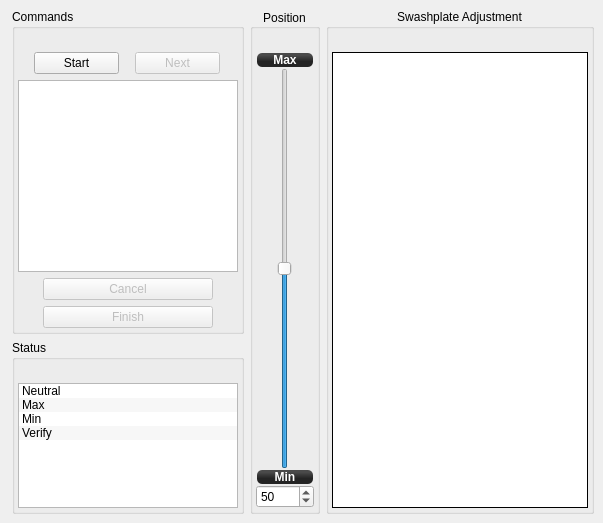
       <widget class="QWidget" name="SwashPlateLevel">
        <attribute name="title">
         <string>Swashplate Levelling</string>
        </attribute>
        <layout class="QGridLayout" name="gridLayout_8">
         <property name="margin">
          <number>9</number>
         </property>
         <property name="spacing">
          <number>6</number>
         </property>
         <item row="0" column="0">
          <layout class="QVBoxLayout" name="verticalLayout_8">
           <property name="leftMargin">
            <number>3</number>
           </property>
           <item>
            <widget class="QGroupBox" name="SwashLvlInstructionsBox">
             <property name="sizePolicy">
              <sizepolicy hsizetype="Fixed" vsizetype="Maximum">
               <horstretch>0</horstretch>
               <verstretch>0</verstretch>
              </sizepolicy>
             </property>
             <property name="minimumSize">
              <size>
               <width>228</width>
               <height>0</height>
              </size>
             </property>
             <property name="title">
              <string>Commands</string>
             </property>
             <layout class="QVBoxLayout" name="verticalLayout">
              <property name="margin">
               <number>3</number>
              </property>
              <item>
               <spacer name="verticalSpacer_16">
                <property name="orientation">
                 <enum>Qt::Vertical</enum>
                </property>
                <property name="sizeType">
                 <enum>QSizePolicy::Fixed</enum>
                </property>
                <property name="sizeHint" stdset="0">
                 <size>
                  <width>20</width>
                  <height>20</height>
                 </size>
                </property>
               </spacer>
              </item>
              <item>
               <layout class="QHBoxLayout" name="horizontalLayout_9">
                <property name="spacing">
                 <number>0</number>
                </property>
                <item>
                 <widget class="QPushButton" name="SwashLvlStartButton">
                  <property name="minimumSize">
                   <size>
                    <width>85</width>
                    <height>0</height>
                   </size>
                  </property>
                  <property name="maximumSize">
                   <size>
                    <width>85</width>
                    <height>16777215</height>
                   </size>
                  </property>
                  <property name="text">
                   <string>Start</string>
                  </property>
                 </widget>
                </item>
                <item>
                 <widget class="QPushButton" name="SwashLvlNextButton">
                  <property name="enabled">
                   <bool>false</bool>
                  </property>
                  <property name="minimumSize">
                   <size>
                    <width>85</width>
                    <height>0</height>
                   </size>
                  </property>
                  <property name="maximumSize">
                   <size>
                    <width>85</width>
                    <height>16777215</height>
                   </size>
                  </property>
                  <property name="text">
                   <string>Next</string>
                  </property>
                 </widget>
                </item>
               </layout>
              </item>
              <item>
               <widget class="QTextEdit" name="SwashLvlStepInstruction">
                <property name="minimumSize">
                 <size>
                  <width>0</width>
                  <height>150</height>
                 </size>
                </property>
                <property name="maximumSize">
                 <size>
                  <width>220</width>
                  <height>450</height>
                 </size>
                </property>
                <property name="horizontalScrollBarPolicy">
                 <enum>Qt::ScrollBarAlwaysOff</enum>
                </property>
                <property name="readOnly">
                 <bool>true</bool>
                </property>
               </widget>
              </item>
              <item>
               <layout class="QGridLayout" name="gridLayout_3">
                <item row="0" column="0">
                 <widget class="QPushButton" name="SwashLvlCancelButton">
                  <property name="enabled">
                   <bool>false</bool>
                  </property>
                  <property name="minimumSize">
                   <size>
                    <width>170</width>
                    <height>0</height>
                   </size>
                  </property>
                  <property name="maximumSize">
                   <size>
                    <width>170</width>
                    <height>16777215</height>
                   </size>
                  </property>
                  <property name="text">
                   <string>Cancel</string>
                  </property>
                 </widget>
                </item>
                <item row="1" column="0">
                 <widget class="QPushButton" name="SwashLvlFinishButton">
                  <property name="enabled">
                   <bool>false</bool>
                  </property>
                  <property name="minimumSize">
                   <size>
                    <width>170</width>
                    <height>0</height>
                   </size>
                  </property>
                  <property name="maximumSize">
                   <size>
                    <width>170</width>
                    <height>16777215</height>
                   </size>
                  </property>
                  <property name="text">
                   <string>Finish</string>
                  </property>
                 </widget>
                </item>
               </layout>
              </item>
             </layout>
            </widget>
           </item>
           <item>
            <widget class="QGroupBox" name="SwashLvlStatusBox">
             <property name="sizePolicy">
              <sizepolicy hsizetype="Fixed" vsizetype="Maximum">
               <horstretch>0</horstretch>
               <verstretch>0</verstretch>
              </sizepolicy>
             </property>
             <property name="minimumSize">
              <size>
               <width>200</width>
               <height>0</height>
              </size>
             </property>
             <property name="title">
              <string>Status</string>
             </property>
             <layout class="QGridLayout" name="gridLayout_22">
              <property name="horizontalSpacing">
               <number>3</number>
              </property>
              <property name="verticalSpacing">
               <number>2</number>
              </property>
              <property name="margin">
               <number>3</number>
              </property>
              <item row="1" column="0">
               <widget class="QListWidget" name="SwashLvlStepList">
                <property name="minimumSize">
                 <size>
                  <width>220</width>
                  <height>0</height>
                 </size>
                </property>
                <property name="maximumSize">
                 <size>
                  <width>190</width>
                  <height>125</height>
                 </size>
                </property>
                <property name="editTriggers">
                 <set>QAbstractItemView::NoEditTriggers</set>
                </property>
                <property name="alternatingRowColors">
                 <bool>true</bool>
                </property>
                <property name="selectionMode">
                 <enum>QAbstractItemView::NoSelection</enum>
                </property>
                <property name="selectionBehavior">
                 <enum>QAbstractItemView::SelectRows</enum>
                </property>
                <item>
                 <property name="text">
                  <string>Neutral</string>
                 </property>
                 <property name="icon">
                  <iconset>
                   <normaloff>:/configgadget/images/none.png</normaloff>
                   <normalon>:/configgadget/images/ok.png</normalon>:/configgadget/images/none.png</iconset>
                 </property>
                </item>
                <item>
                 <property name="text">
                  <string>Max</string>
                 </property>
                 <property name="icon">
                  <iconset>
                   <normaloff>:/configgadget/images/none.png</normaloff>
                   <normalon>:/configgadget/images/ok.png</normalon>:/configgadget/images/none.png</iconset>
                 </property>
                </item>
                <item>
                 <property name="text">
                  <string>Min</string>
                 </property>
                 <property name="icon">
                  <iconset>
                   <normaloff>:/configgadget/images/none.png</normaloff>
                   <normalon>:/configgadget/images/ok.png</normalon>:/configgadget/images/none.png</iconset>
                 </property>
                 <property name="flags">
                  <set>ItemIsSelectable|ItemIsEnabled</set>
                 </property>
                </item>
                <item>
                 <property name="text">
                  <string>Verify</string>
                 </property>
                 <property name="icon">
                  <iconset>
                   <normaloff>:/configgadget/images/none.png</normaloff>
                   <normalon>:/configgadget/images/ok.png</normalon>:/configgadget/images/none.png</iconset>
                 </property>
                 <property name="flags">
                  <set>ItemIsEnabled</set>
                 </property>
                </item>
               </widget>
              </item>
              <item row="0" column="0">
               <spacer name="verticalSpacer_19">
                <property name="orientation">
                 <enum>Qt::Vertical</enum>
                </property>
                <property name="sizeType">
                 <enum>QSizePolicy::Fixed</enum>
                </property>
                <property name="sizeHint" stdset="0">
                 <size>
                  <width>20</width>
                  <height>20</height>
                 </size>
                </property>
               </spacer>
              </item>
             </layout>
            </widget>
           </item>
           <item>
            <spacer name="verticalSpacer_4">
             <property name="orientation">
              <enum>Qt::Vertical</enum>
             </property>
             <property name="sizeType">
              <enum>QSizePolicy::MinimumExpanding</enum>
             </property>
             <property name="sizeHint" stdset="0">
              <size>
               <width>20</width>
               <height>0</height>
              </size>
             </property>
            </spacer>
           </item>
          </layout>
         </item>
         <item row="0" column="1">
          <widget class="QGroupBox" name="SwashLvlccpmSliderBox">
           <property name="enabled">
            <bool>true</bool>
           </property>
           <property name="sizePolicy">
            <sizepolicy hsizetype="Fixed" vsizetype="Expanding">
             <horstretch>0</horstretch>
             <verstretch>0</verstretch>
            </sizepolicy>
           </property>
           <property name="minimumSize">
            <size>
             <width>70</width>
             <height>100</height>
            </size>
           </property>
           <property name="maximumSize">
            <size>
             <width>50</width>
             <height>600</height>
            </size>
           </property>
           <property name="title">
            <string>Position</string>
           </property>
           <property name="alignment">
            <set>Qt::AlignCenter</set>
           </property>
           <layout class="QVBoxLayout" name="verticalLayout_5">
            <property name="spacing">
             <number>0</number>
            </property>
            <property name="margin">
             <number>3</number>
            </property>
            <item>
             <spacer name="verticalSpacer_18">
              <property name="orientation">
               <enum>Qt::Vertical</enum>
              </property>
              <property name="sizeType">
               <enum>QSizePolicy::Fixed</enum>
              </property>
              <property name="sizeHint" stdset="0">
               <size>
                <width>20</width>
                <height>20</height>
               </size>
              </property>
             </spacer>
            </item>
            <item>
             <widget class="QLabel" name="label_17">
              <property name="enabled">
               <bool>true</bool>
              </property>
              <property name="styleSheet">
               <string notr="true">background-color: qlineargradient(spread:reflect, x1:0.507, y1:0, x2:0.507, y2:0.772, stop:0.208955 rgba(74, 74, 74, 255), stop:0.78607 rgba(36, 36, 36, 255));
color: rgb(255, 255, 255);
border-radius: 5;
font: bold 12px;
margin:1px;</string>
              </property>
              <property name="text">
               <string>Max</string>
              </property>
              <property name="scaledContents">
               <bool>true</bool>
              </property>
              <property name="alignment">
               <set>Qt::AlignCenter</set>
              </property>
             </widget>
            </item>
            <item>
             <layout class="QHBoxLayout" name="horizontalLayout_4">
              <item>
               <widget class="QSlider" name="SwashLvlPositionSlider">
                <property name="enabled">
                 <bool>true</bool>
                </property>
                <property name="sizePolicy">
                 <sizepolicy hsizetype="Preferred" vsizetype="Expanding">
                  <horstretch>0</horstretch>
                  <verstretch>0</verstretch>
                 </sizepolicy>
                </property>
                <property name="minimumSize">
                 <size>
                  <width>0</width>
                  <height>100</height>
                 </size>
                </property>
                <property name="maximum">
                 <number>100</number>
                </property>
                <property name="singleStep">
                 <number>5</number>
                </property>
                <property name="value">
                 <number>50</number>
                </property>
                <property name="orientation">
                 <enum>Qt::Vertical</enum>
                </property>
               </widget>
              </item>
             </layout>
            </item>
            <item>
             <widget class="QLabel" name="label_18">
              <property name="enabled">
               <bool>true</bool>
              </property>
              <property name="styleSheet">
               <string notr="true">background-color: qlineargradient(spread:reflect, x1:0.507, y1:0, x2:0.507, y2:0.772, stop:0.208955 rgba(74, 74, 74, 255), stop:0.78607 rgba(36, 36, 36, 255));
color: rgb(255, 255, 255);
border-radius: 5;
font: bold 12px;
margin:1px;</string>
              </property>
              <property name="text">
               <string>Min</string>
              </property>
              <property name="alignment">
               <set>Qt::AlignCenter</set>
              </property>
             </widget>
            </item>
            <item>
             <widget class="QSpinBox" name="SwashLvlPositionSpinBox">
              <property name="maximum">
               <number>100</number>
              </property>
              <property name="singleStep">
               <number>5</number>
              </property>
              <property name="value">
               <number>50</number>
              </property>
             </widget>
            </item>
           </layout>
          </widget>
         </item>
         <item row="0" column="2">
          <widget class="QGroupBox" name="SwashLvlccpmSwashImageBox">
           <property name="sizePolicy">
            <sizepolicy hsizetype="Expanding" vsizetype="Expanding">
             <horstretch>1</horstretch>
             <verstretch>1</verstretch>
            </sizepolicy>
           </property>
           <property name="minimumSize">
            <size>
             <width>200</width>
             <height>200</height>
            </size>
           </property>
           <property name="maximumSize">
            <size>
             <width>600</width>
             <height>600</height>
            </size>
           </property>
           <property name="sizeIncrement">
            <size>
             <width>10</width>
             <height>10</height>
            </size>
           </property>
           <property name="baseSize">
            <size>
             <width>200</width>
             <height>200</height>
            </size>
           </property>
           <property name="title">
            <string>Swashplate Adjustment</string>
           </property>
           <property name="alignment">
            <set>Qt::AlignHCenter|Qt::AlignTop</set>
           </property>
           <property name="flat">
            <bool>false</bool>
           </property>
           <property name="checkable">
            <bool>false</bool>
           </property>
           <layout class="QGridLayout" name="gridLayout_11">
            <property name="horizontalSpacing">
             <number>3</number>
            </property>
            <property name="margin">
             <number>3</number>
            </property>
            <item row="1" column="0">
             <widget class="QSplitter" name="splitter_4">
              <property name="orientation">
               <enum>Qt::Vertical</enum>
              </property>
              <widget class="QGraphicsView" name="SwashLvlSwashplateImage">
               <property name="sizePolicy">
                <sizepolicy hsizetype="Preferred" vsizetype="Preferred">
                 <horstretch>1</horstretch>
                 <verstretch>1</verstretch>
                </sizepolicy>
               </property>
               <property name="minimumSize">
                <size>
                 <width>10</width>
                 <height>10</height>
                </size>
               </property>
               <property name="maximumSize">
                <size>
                 <width>1000</width>
                 <height>1000</height>
                </size>
               </property>
               <property name="sizeIncrement">
                <size>
                 <width>10</width>
                 <height>10</height>
                </size>
               </property>
               <property name="baseSize">
                <size>
                 <width>200</width>
                 <height>200</height>
                </size>
               </property>
               <property name="frameShape">
                <enum>QFrame::Box</enum>
               </property>
               <property name="frameShadow">
                <enum>QFrame::Plain</enum>
               </property>
               <property name="lineWidth">
                <number>1</number>
               </property>
               <property name="midLineWidth">
                <number>0</number>
               </property>
               <property name="verticalScrollBarPolicy">
                <enum>Qt::ScrollBarAlwaysOff</enum>
               </property>
               <property name="horizontalScrollBarPolicy">
                <enum>Qt::ScrollBarAlwaysOff</enum>
               </property>
               <property name="backgroundBrush">
                <brush brushstyle="DiagCrossPattern">
                 <color alpha="25">
                  <red>126</red>
                  <green>176</green>
                  <blue>220</blue>
                 </color>
                </brush>
               </property>
               <property name="foregroundBrush">
                <brush brushstyle="NoBrush">
                 <color alpha="255">
                  <red>0</red>
                  <green>0</green>
                  <blue>0</blue>
                 </color>
                </brush>
               </property>
               <property name="sceneRect">
                <rectf>
                 <x>0.000000000000000</x>
                 <y>0.000000000000000</y>
                 <width>400.000000000000000</width>
                 <height>400.000000000000000</height>
                </rectf>
               </property>
               <property name="alignment">
                <set>Qt::AlignCenter</set>
               </property>
               <property name="resizeAnchor">
                <enum>QGraphicsView::AnchorViewCenter</enum>
               </property>
              </widget>
             </widget>
            </item>
            <item row="0" column="0">
             <spacer name="verticalSpacer_17">
              <property name="orientation">
               <enum>Qt::Vertical</enum>
              </property>
              <property name="sizeType">
               <enum>QSizePolicy::Fixed</enum>
              </property>
              <property name="sizeHint" stdset="0">
               <size>
                <width>20</width>
                <height>20</height>
               </size>
              </property>
             </spacer>
            </item>
           </layout>
          </widget>
         </item>
        </layout>
       </widget>
